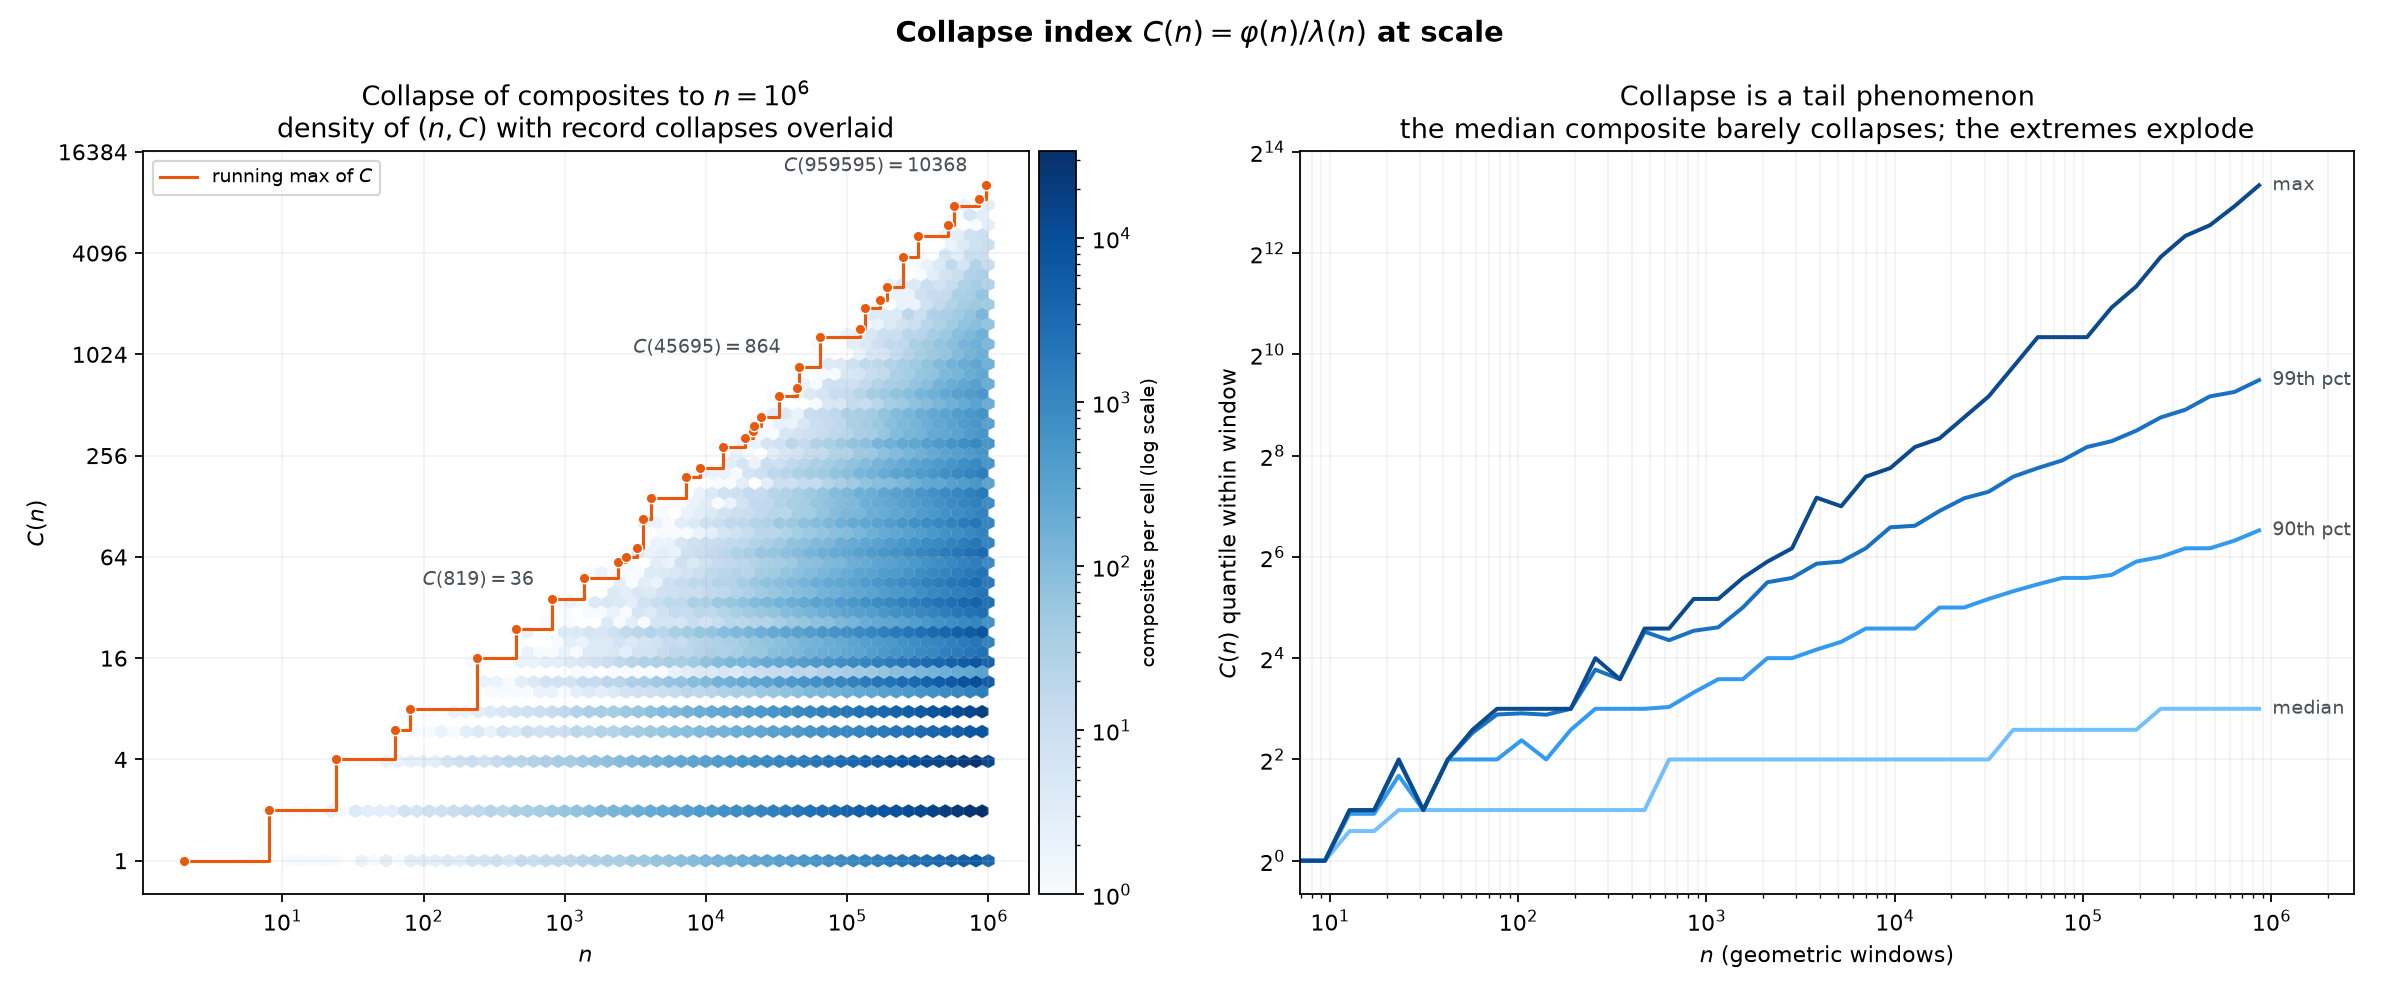

Write Python code to recreate this figure.
#!/usr/bin/env python3
"""
collapse_at_scale.py

The collapse index C(n) = phi(n)/lambda(n) scanned to n = 10^6.

The per-n factorization in lambda_ratio_explorer.py is the right tool for
individual (possibly huge) n, but a full-range scan is faster with a
smallest-prime-factor sieve: one pass builds the factorization of every
n <= N, from which phi and lambda follow directly.

Generates a 2-panel figure: collapse_at_scale.png
  1. Density of (n, C(n)) over all composites on log-log axes, with the
     running-maximum "collapse records" overlaid and labeled. The record
     holders are exactly the products of small primes with heavily shared
     totient structure that Theorem C predicts.
  2. Quantile fan of C(n) by scale: median, 90th, 99th percentile, and max
     of C over geometric windows in n. The median stays in single digits
     while the extremes explode -- collapse is a tail phenomenon.

Also prints the by-kind summary table (the 10^6 version of the README
table) and the top collapse records with factorizations.
"""

from __future__ import annotations

import math
from array import array

import matplotlib.pyplot as plt
import numpy as np

from lambda_ratio_explorer import factorize

N_MAX = 1_000_000
N_QUANTILE_BINS = 40

# Repo palette: blues carry magnitude (sequential, light -> dark),
# orange marks the record trace, grays are ink.
BLUE_SEQ = ["#74c0fc", "#339af0", "#1971c2", "#0b4a8c"]
RECORD_COLOR = "#e8590c"
INK = "#495057"


def spf_sieve(limit: int) -> array:
    """Smallest prime factor of every n <= limit."""
    spf = array("l", range(limit + 1))
    for i in range(2, int(limit ** 0.5) + 1):
        if spf[i] == i:
            for j in range(i * i, limit + 1, i):
                if spf[j] == j:
                    spf[j] = i
    return spf


def scan(limit: int) -> tuple[np.ndarray, np.ndarray]:
    """Return (C, kind_code) arrays indexed by n.

    kind_code: 0 = unit/unused, 1 = prime, 2 = prime power, 3 = composite.
    """
    spf = spf_sieve(limit)
    C = np.zeros(limit + 1, dtype=np.int64)
    kind_code = np.zeros(limit + 1, dtype=np.int8)
    C[1] = 1

    for n in range(2, limit + 1):
        m = n
        phi = 1
        lam = 1
        distinct = 0
        while m > 1:
            p = spf[m]
            k = 0
            while m % p == 0:
                m //= p
                k += 1
            distinct += 1
            phi *= (p - 1) * p ** (k - 1)
            if p == 2 and k >= 3:
                lam_pk = 2 ** (k - 2)
            else:
                lam_pk = (p - 1) * p ** (k - 1)
            lam = lam * lam_pk // math.gcd(lam, lam_pk)
            if distinct == 1 and m == 1:
                kind_code[n] = 1 if k == 1 else 2
        if kind_code[n] == 0:
            kind_code[n] = 3
        C[n] = phi // lam
    return C, kind_code


def collapse_records(C: np.ndarray) -> list[tuple[int, int]]:
    """(n, C(n)) points where C sets a new running maximum."""
    records = []
    best = 0
    for n in range(2, len(C)):
        if C[n] > best:
            best = int(C[n])
            records.append((n, best))
    return records


def print_summary(C: np.ndarray, kind_code: np.ndarray) -> None:
    names = {1: "prime", 2: "prime_power", 3: "composite"}
    print(f"\nCollapse index C(n) = phi(n)/lambda(n) over n in [2, {len(C) - 1}]\n")
    print(f"  {'kind':<12} {'count':>8} {'mean C':>9} {'median C':>9} {'max C':>8} {'frac C=1':>9}")
    for code, name in names.items():
        vals = C[2:][kind_code[2:] == code]
        print(f"  {name:<12} {len(vals):>8} {vals.mean():>9.2f} {int(np.median(vals)):>9} "
              f"{vals.max():>8} {(vals == 1).mean():>9.3f}")

    print("\nTop collapse records:")
    records = collapse_records(C)
    for n, c in records[-10:]:
        factors = " * ".join(
            (f"{p}^{k}" if k > 1 else str(p)) for p, k in factorize(n).items()
        )
        print(f"  C({n:>7}) = {c:>5}   {n} = {factors}")


def panel_density(ax: plt.Axes, C: np.ndarray, kind_code: np.ndarray) -> None:
    comp = np.flatnonzero(kind_code == 3)
    x = np.log10(comp.astype(np.float64))
    y = np.log2(C[comp].astype(np.float64))

    hb = ax.hexbin(x, y, gridsize=60, cmap="Blues", bins="log", mincnt=1,
                   linewidths=0.1)
    cb = plt.colorbar(hb, ax=ax, pad=0.01)
    cb.set_label("composites per cell (log scale)", fontsize=8.5)

    records = collapse_records(C)
    rx = [math.log10(n) for n, _ in records]
    ry = [math.log2(c) for _, c in records]
    ax.plot(rx, ry, color=RECORD_COLOR, lw=1.4, zorder=3,
            drawstyle="steps-post", label="running max of $C$")
    ax.scatter(rx, ry, color=RECORD_COLOR, s=22, zorder=4,
               edgecolor="white", linewidth=0.6)
    # Label a spread of records: the final one plus two mid-scale ones,
    # so annotations never pile up in the top-right corner.
    labeled = {records[-1]}
    for frac in (0.5, 0.78):
        target = frac * math.log10(records[-1][0])
        labeled.add(min(records, key=lambda r: abs(math.log10(r[0]) - target)))
    for n, c in labeled:
        ax.annotate(f"$C({n}) = {c}$", (math.log10(n), math.log2(c)),
                    xytext=(-8, 6), textcoords="offset points",
                    ha="right", fontsize=8.5, color=INK)

    xticks = range(1, 7)
    ax.set_xticks(list(xticks))
    ax.set_xticklabels([f"$10^{k}$" for k in xticks])
    yticks = range(0, int(max(ry)) + 2, 2)
    ax.set_yticks(list(yticks))
    ax.set_yticklabels([f"{2 ** k}" for k in yticks])
    ax.set_xlabel("$n$")
    ax.set_ylabel("$C(n)$")
    ax.set_title("Collapse of composites to $n = 10^6$\n"
                 "density of $(n, C)$ with record collapses overlaid")
    ax.grid(True, alpha=0.15)
    ax.legend(loc="upper left", fontsize="small")


def panel_quantile_fan(ax: plt.Axes, C: np.ndarray, kind_code: np.ndarray) -> None:
    comp = np.flatnonzero(kind_code == 3)
    Cc = C[comp].astype(np.float64)
    edges = np.geomspace(comp[0], len(C) - 1, N_QUANTILE_BINS + 1)

    quantiles = [(0.50, "median", BLUE_SEQ[0]),
                 (0.90, "90th pct", BLUE_SEQ[1]),
                 (0.99, "99th pct", BLUE_SEQ[2]),
                 (1.00, "max", BLUE_SEQ[3])]
    centers = np.sqrt(edges[:-1] * edges[1:])
    for q, label, color in quantiles:
        ys = []
        for lo, hi in zip(edges[:-1], edges[1:]):
            window = Cc[(comp >= lo) & (comp < hi)]
            ys.append(np.quantile(window, q) if len(window) else np.nan)
        ax.plot(centers, ys, color=color, lw=1.8)
        ax.annotate(label, (centers[-1], ys[-1]), xytext=(6, 0),
                    textcoords="offset points", va="center",
                    fontsize=8.5, color=INK)

    ax.set_xscale("log")
    ax.set_yscale("log", base=2)
    ax.set_xlabel("$n$ (geometric windows)")
    ax.set_ylabel("$C(n)$ quantile within window")
    ax.set_title("Collapse is a tail phenomenon\n"
                 "the median composite barely collapses; the extremes explode")
    ax.grid(True, which="both", alpha=0.15)
    ax.set_xlim(centers[0], centers[-1] * 3.2)


def main() -> None:
    print(f"sieving and scanning to {N_MAX} ...")
    C, kind_code = scan(N_MAX)
    print_summary(C, kind_code)

    fig, axes = plt.subplots(1, 2, figsize=(15, 6.2))
    fig.suptitle("Collapse index $C(n) = \\varphi(n)/\\lambda(n)$ at scale",
                 fontsize=13, fontweight="bold")
    panel_density(axes[0], C, kind_code)
    panel_quantile_fan(axes[1], C, kind_code)

    fig.tight_layout()
    out = "collapse_at_scale.png"
    fig.savefig(out, dpi=160)
    print(f"\nWrote {out}")


if __name__ == "__main__":
    main()
